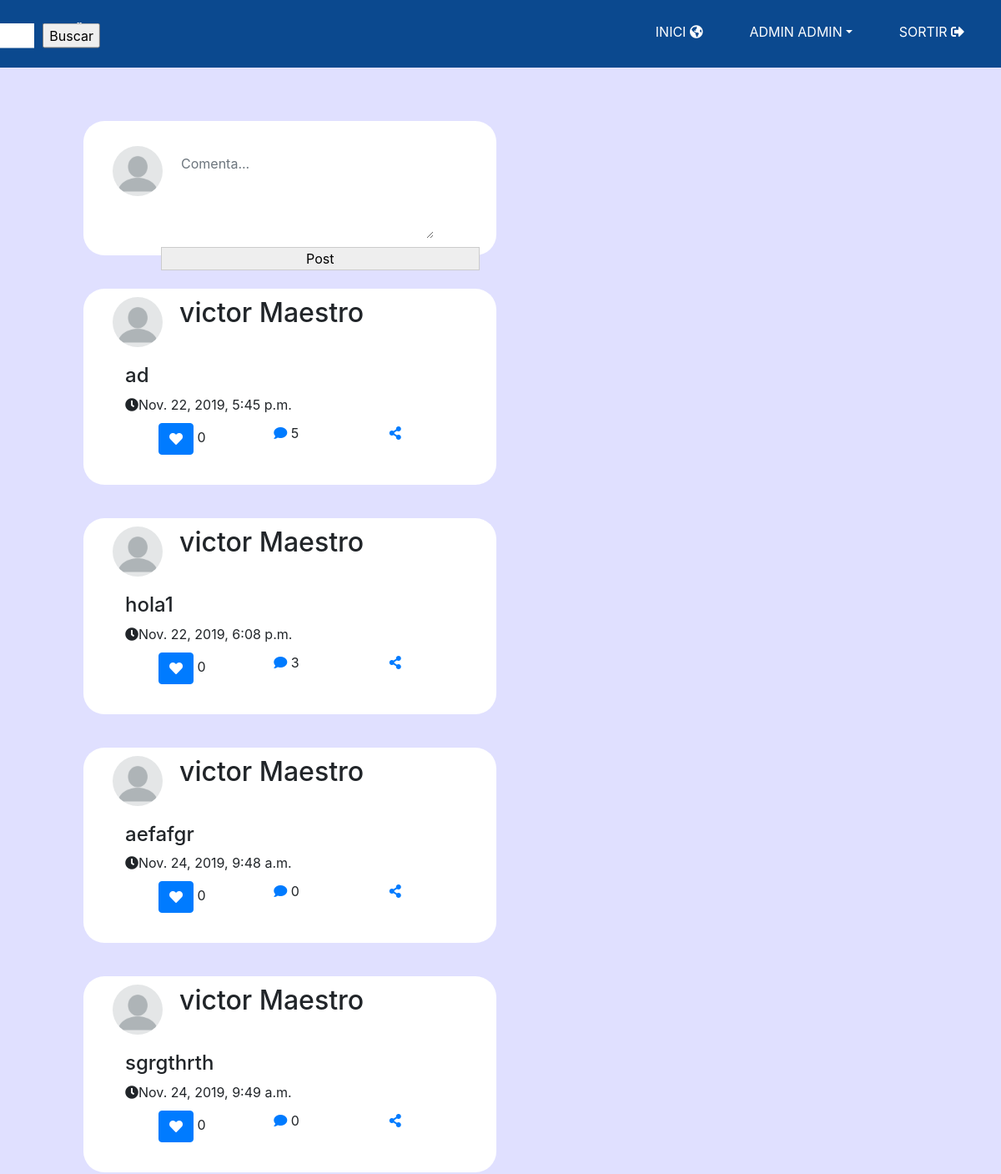
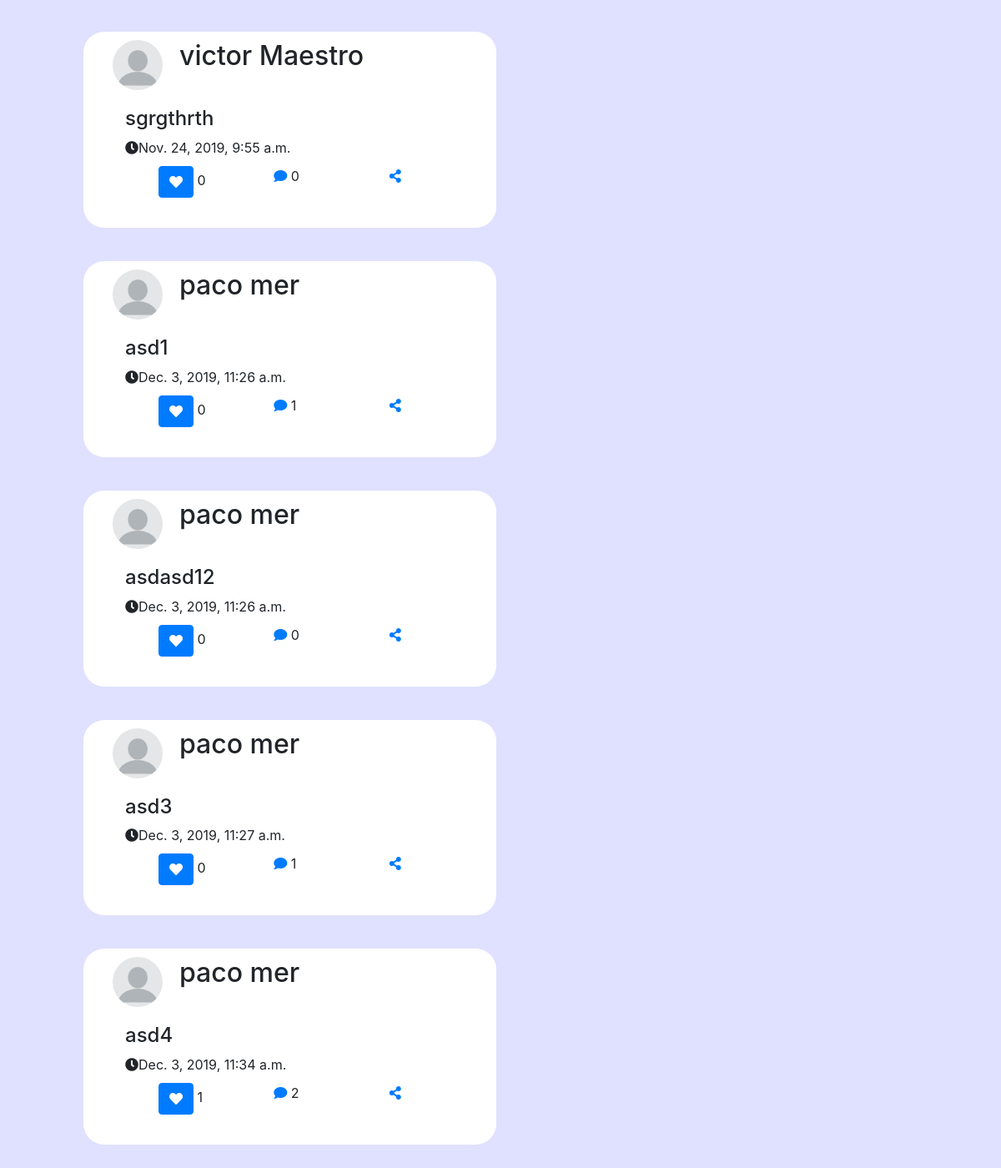
/likeme/foro/ (signed in), run on the app's committed database (2 pictures, top to bottom).
### likeme/models.py (models this page shows, shortened)
class LikeMeUser(AbstractBaseUser):
    email = models.EmailField(verbose_name='email address', max_length=90, unique=True)
    first_name = models.CharField(max_length=30)
    last_name = models.CharField(max_length=30)
    sex = models.IntegerField(default=0)
    birth_date = models.DateTimeField(default=timezone.now)
    phone_number = models.TextField(default=0)
    photo = models.ImageField(upload_to='profiles/', default='profiles/profile_default.png')
    profile_state = models.IntegerField(default = 0)
    join_date = models.DateTimeField(verbose_name='join date', auto_now_add=True)
    active = models.BooleanField(default=True)  # can login
    staff = models.BooleanField(default=False)  # staff user non superuser
    admin = models.BooleanField(default=False)  # superuser
    USERNAME_FIELD = 'email'
    REQUIRED_FIELDS = ['first_name', 'last_name', 'sex', 'birth_date', 'phone_number']
    objects = LikeMeUserManager()
    def get_full_name(self):
        return self.first_name + " " + self.last_name
    @property
    def is_active(self):
        return self.active
    def __str__(self):
        return self.get_full_name()

class Posteig(models.Model):
    id = models.AutoField(primary_key=True)
    content = models.CharField(max_length=200)
    user_post = models.ForeignKey(User, on_delete=models.CASCADE)
    creation_date = models.DateTimeField(auto_now_add=True)

### likeme/views.py (the view, shortened to what this page needs)
# urls.py: path(r'foro/', views.forum, name='forum'),
@login_required()
def forum(request):
    context = {}
    l = []
    freq_current_friends = FriendShip.objects.filter(Q(user_sender=request.user, accepted=True)
                                                    | Q(user_receiver=request.user, accepted=True))
    friends = [x.user_sender if x.user_sender != request.user else x.user_receiver for x in freq_current_friends]
    posts = Posteig.objects.filter(user_post__in=friends).exclude(user_post=request.user)
    for p in posts:
        comments = Comments.objects.filter(posteig_id=p.id)
        likes = Like.objects.filter(post_id=p.id)
        tr = [(q, Reply.objects.filter(posteig_id=q)) for q in comments]
        t = (p, tr, likes)
        l.append(t)
    context = {
        'posts': l
    }
    return render(request, 'likeme/foro.html', context)

### templates/likeme/foro.html (shortened to what this page needs)
{% extends "likeme/BaseLayout.html" %}
{% load static %}
{% block content %}
            <div class="md-col-6" id="perfilfeed">
                <form action ="" method="POST">
                    <div id="perfilpost">
                        <div class="row">
                            <div class="about-img" id="perfilpostfoto"><img src="{{user.photo.url}}" class="img-responsive" alt=""></div>
                            <textarea class="form-control" id="perfilposttext" name="content_post" rows="4" placeholder="Comenta..."></textarea>
                        </div>
                        <input type="submit" style="float:right" name="post_value" value="Post" align="right" id="perfilpostbutton">
                    </div>
                    {% for p in posts %}
                        <div class="post-bar">
                            <div class="row" id="perfilcommentrow1">
                                <div class="about-img" id="perfilimgcomment"><img src="{{user.photo.url}}" class="img-responsive" alt=""></div>
                                <div id="perfilcommentnom">
                                    <h2>{{p.0.user_post}}</h2>
                                </div>
                            </div>
                            <h4> {{ p.0.content }} </h4>
                            <span><i class="fa fa-clock-o"></i>{{p.0.creation_date}}</span>
                            <ul class="row">
                                <div class="col"><button class="btn btn-primary" id="post_like" type="submit" name="like_value" value={{p.0.id}}><i class="fa fa-heart"></i></button> {{p.2|length}}</div>
								<div class="col"><a data-toggle="collapse" href="#perfilcommentcomment{{p.0.id}}" title=""><i class="fa fa-comment"></i></a> {{p.1|length}}</div>
								<div class="col"><a href="#" title=""><i class="fa fa-share-alt"></i></a></div>
                            </ul>
                        </div>
                    {% endfor %}
                </form>
            </div>
{% endblock %}

### templates/likeme/BaseLayout.html (shortened to what this page needs)
<!DOCTYPE html>
{% load static %}
<head>
    <link rel="stylesheet"
          href="{% static 'css/style.css' %}" />
    <link rel="stylesheet"
          href="https://stackpath.bootstrapcdn.com/bootstrap/4.3.1/css/bootstrap.min.css">
    <link rel="stylesheet"
          href="https://stackpath.bootstrapcdn.com/font-awesome/4.7.0/css/font-awesome.min.css">
    <link rel="stylesheet" href="https://use.fontawesome.com/releases/v5.8.1/css/all.css">
</head>
<body>
<section id="nav-bar">
    <nav class="navbar navbar-expand-lg navbar-light">
        {% if user.is_authenticated %}
            <a class="navbar-brand" id="logoaut" href="{% url 'forum' %}"><img src="{% static 'img/logosimpleLTTL.png' %}"></a>
            <div class="collapse navbar-collapse" id="navbarNav">
            <ul class="navbar-nav ml-auto">
            <form action ="{% url 'index' %}search/" method="POST" id="buscarUsuarinav">
                <div class="row" id="buscarnav">
                    <div class="col-md-6" id="colbarrabuscar">
                        <input type="text" id="barrabuscarnav" class="form-control" name="users_to_search" placeholder="Usuari...">
                    </div>
                    <div class="col-md-6">
                        <input type="submit" id="botobusca" value="Buscar">
                    </div>
                </div>
            </form>
            <li class="nav-item active">
                <a class="nav-link" href="{% url 'forum' %}">INICI <i class="fas fa-globe-americas"></i></a>
            </li>
            <ul &nbsp;></ul>
            <li class="nav-item dropdown">
                <a class="nav-link dropdown-toggle" data-toggle="dropdown" href="#" role="button" aria-haspopup="true" aria-expanded="false">{{user}}</a>
            </li>
            <ul &nbsp;></ul>
            <li class="nav-item">
                <a class="nav-link" href="{% url 'logout' %}" name="logout">SORTIR <i class="fas fa-sign-out-alt"></i></a>
            </li>
        {% endif %}
        </ul>
        </div>
    </nav>
</section>
<div class="full-height" id="cuerpo">
    {% block content %}
    {% endblock %}
</div>
</body>
</html>

### static/css/style.css (style rules this page uses)
body, html { font-family: 'Raleway', sans-serif; text-rendering: optimizeLegibility !important; -webkit-font-smoothing: antialiased !important; color: #777; font-weight: 300; width: 100% !important; height: 100% !important; }
nav { background-color: #0b498f; color: white; text-transform: uppercase; }
#logoaut { transform: translateX(360%); }
#buscarUsuarinav { height: 45px; transform: translateX(-75%); }
#buscarnav { transform: translateY(-15%); }
#colbarrabuscar { width: 450px; }
#barrabuscarnav { border-radius: 0 !important; border: none !important; height: 30px; font-size: 14px; }
#botobusca { transform: translateX(-30%); }
.nav-link { color: white !important; }
div { padding-top: 10px; padding-right: 20px; padding-bottom: 10px; padding-left: 50px; }
#cuerpo { background-color: #E0E0FF; }
#perfilpost { background-color: white; border-radius: 25px; margin-bottom: 40px; }
#perfilpostfoto { height: 60px; width: 60px; border-radius: 100px; margin: 0 0 -47px -100px; }
#perfilpostfoto .img-responsive { height: 60px; width: 60px; border-radius: 100px; }
#perfilposttext { border-radius: 0 !important; border: none !important; margin: 0 50px 0 20px; }
#perfilpostbutton { width: 90%; background-color: #EEE; border: 1px; border-style: solid; border-color: #CCC; }
#perfilfeed { margin: 20px 0 0 0; width: 50%; }
#perfilfeed .post-bar { background-color: white; border-radius: 25px; margin: 0 0 40px 0; }
#perfilimgcomment .img-responsive { height: 60px; width: 60px; border-radius: 100px; }
#perfilcommentrow1 { height: 60px; margin: -20px -50px 40px -115px; }
#perfilcommentnom { margin: 0 0 0 -50px; }

### data on the page
LikeMeUser: first_name+last_name "ADMIN ADMIN", photo (placeholder picture)
Posteig: photo (placeholder picture), user_post.last_name "victor Maestro", content "ad", creation_date "Nov. 22, 2019, 5:45 p.m.", p "0", p "5"
Posteig: photo (placeholder picture), user_post.last_name "victor Maestro", content "hola1", creation_date "Nov. 22, 2019, 6:08 p.m.", {{ p.0.id }} 6 (drawn), p "0", p "3"
Posteig: photo (placeholder picture), user_post.last_name "victor Maestro", content "aefafgr", creation_date "Nov. 24, 2019, 9:48 a.m.", {{ p.0.id }} 7 (drawn), p "0"
Posteig: photo (placeholder picture), user_post.last_name "victor Maestro", content "sgrgthrth", creation_date "Nov. 24, 2019, 9:49 a.m.", {{ p.0.id }} 8 (drawn), p "0"
Posteig: photo (placeholder picture), user_post.last_name "victor Maestro", content "sgrgthrth", creation_date "Nov. 24, 2019, 9:55 a.m.", {{ p.0.id }} 9 (drawn), p "0"
Posteig: photo (placeholder picture), user_post.last_name "paco mer", content "asd1", creation_date "Dec. 3, 2019, 11:26 a.m.", {{ p.0.id }} 11 (drawn), p "0", p "1"
Posteig: photo (placeholder picture), user_post.last_name "paco mer", content "asdasd12", creation_date "Dec. 3, 2019, 11:26 a.m.", {{ p.0.id }} 12 (drawn), p "0"
Posteig: photo (placeholder picture), user_post.last_name "paco mer", content "asd3", creation_date "Dec. 3, 2019, 11:27 a.m.", {{ p.0.id }} 13 (drawn), p "0", p "1"
Posteig: photo (placeholder picture), user_post.last_name "paco mer", content "asd4", creation_date "Dec. 3, 2019, 11:34 a.m.", {{ p.0.id }} 14 (drawn), p "1", p "2"
